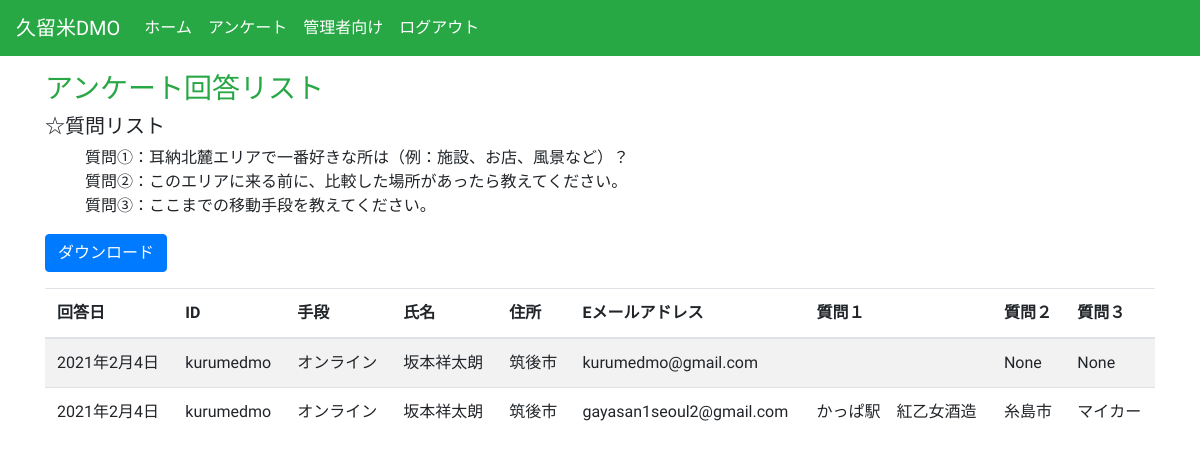
The page /list/ (signed in) on the database as committed earlier.
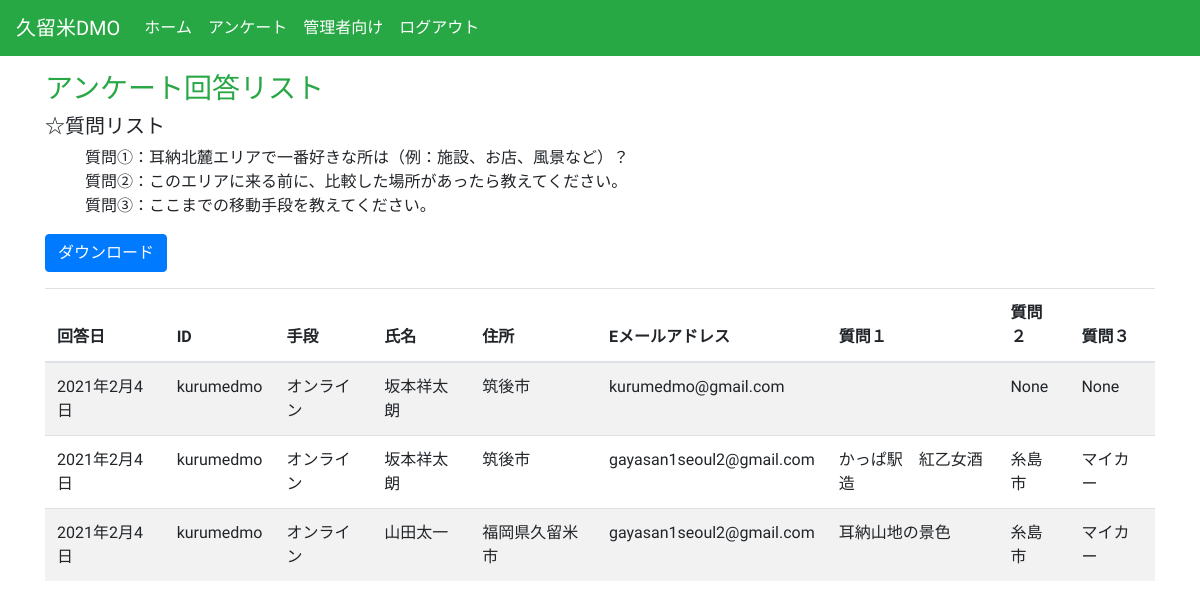
The same page on the database as committed later.
### anke/models.py (models this page shows, shortened)
class Anke(models.Model):
    STATUS_CHOICES = (
        ('on', 'オンライン'),
        ('off', '紙'),
    )
    SHOP_CHOICES = (
        ('ka', 'カパテリア'),
        ('be', '紅乙女酒造'),
        ('ky', '巨峰ワイン'),
        ('ju', '樹蘭マルシェ'),
    )
    SEX_CHOICES = (
        ('m', '男性'),
        ('f', '女性'),
    )
    TRAFFIC_CHOICES = (
        ('m-car','マイカー'),
        ('r-car','レンタカー'),
        ('jr','ＪＲ'),
        ('r-bus','路線バス'),
        ('s-bus','観光バス'),
        ('others','その他'),
    )
    user = models.ForeignKey(settings.AUTH_USER_MODEL,
                             related_name='anke_created',
                             on_delete=models.PROTECT, verbose_name=('ユーザー'), null=True, blank=True)
    name = models.CharField(max_length=200, verbose_name=('氏名'))
    shop = models.CharField(max_length=300, null=True, verbose_name=('お店'), choices=SHOP_CHOICES)
    age = models.PositiveIntegerField(null=True, verbose_name=('年齢'))
    sex = models.CharField(max_length=200, null=True, verbose_name=('性別'), choices=SEX_CHOICES)
    address = models.CharField(blank=True, null=True, max_length=300, verbose_name=('住所'))
    email = models.EmailField(verbose_name=('Eメールアドレス'))
    created = models.DateTimeField(auto_now_add=True, verbose_name=('回答日時'), null=True)
    status = models.CharField(max_length=200, choices=STATUS_CHOICES, verbose_name='回答手段', null=True, default='on')
    question1 = models.TextField(blank=True, null=True, verbose_name=('質問①'))
    question2 = models.TextField(blank=True, null=True, verbose_name=('質問②'))
    question3 = models.CharField(max_length=200, choices=TRAFFIC_CHOICES, verbose_name='質問③', null=True, blank=True)
    class Meta:
        verbose_name = ('アンケート')
        verbose_name_plural = ('アンケート')
        permissions = [
            ('special_status1', 'kapateria'),
        ]

### anke/views.py (the view)
# urls.py: path('list/', views.ankeList, name='list'),
@staff_member_required
@login_required
def ankeList(request):
    data = Anke.objects.all()
    return render(request, 'anke/list.html', {'data': data})

### anke/templates/anke/list.html (shortened to what this page needs)
{% extends 'base.html' %}
{% load crispy_forms_tags %}
{% block content %}
<div class="container">
<h3 class="mt-3 text-success">アンケート回答リスト</h3>
    <div class="questions">
      <h5>☆質問リスト</h5>
      <ul  style="list-style: none;">
        <li>質問①：耳納北麓エリアで一番好きな所は（例：施設、お店、風景など）？</li>
        <li>質問②：このエリアに来る前に、比較した場所があったら教えてください。</li>
        <li>質問③：ここまでの移動手段を教えてください。</li>
      </ul>
    </div>
    <a class="btn btn-primary mb-3" href="{%  url 'anke:export' %}">ダウンロード</a>
    <table class="table table-striped">
        <thead>
            <tr>
            <th scope="col">回答日</th>
            <th scope="col">ID</th>
            <th scope="col">手段</th>
            <th scope="col">氏名</th>
            <th scope="col">住所</th>
            <th scope="col">Eメールアドレス</th>
            <th scope="col">質問１</th>
            <th scope="col">質問２</th>
            <th scope="col">質問３</th>
            </tr>
          </thead>
    <tbody>
    {% for answer in data %}
    <tr　scope="row">
      <td>{{answer.created|date}}</td>
      <td>{{answer.user}}</td>
      <td>{{answer.get_status_display}}</td>
      <td>{{answer.name}}</td>
      <td>{{answer.address}}</td>
      <td>{{answer.email}}</td>
      <td>{{answer.question1}}</td>
      <td>{{answer.question2}}</td>
      <td>{{answer.get_question3_display}}</td>
  </tr>
    {% endfor %}
    </tbody>
    </table>
</div>
{% endblock content %}

### templates/base.html (shortened to what this page needs)
{% load static %}
<!DOCTYPE html>
<html lang="ja">
  <head>
    <link rel="stylesheet" href="https://pro.fontawesome.com/releases/v5.10.0/css/all.css"/>
    <link rel="stylesheet" href="https://stackpath.bootstrapcdn.com/bootstrap/4.5.0/css/bootstrap.min.css">
  </head>
  <body style="font-family: 'Kosugi Maru', sans-serif;">
        <nav class="navbar navbar-expand-lg navbar-dark bg-success">
            <a class="navbar-brand" href="{% url 'anke:index' %}">久留米DMO</a>
            <div class="collapse navbar-collapse" id="navbarNavAltMarkup">
              <div class="navbar-nav">
                <a class="nav-item nav-link active" href="{% url 'anke:index' %}">ホーム<span class="sr-only">(current)</span></a>
                <a class="nav-item nav-link active" href="{% url 'anke:anke' %}">アンケート</a>
                {% block navbar %}
                <a class="nav-item nav-link active" href="{% url 'anke:table' %}">管理者向け</a>
                <a class="nav-item nav-link active" href="{% url 'account_logout' %}">ログアウト</a>
              </div>
            </div>
            {% endblock navbar %}
          </nav>
    {% block content %}
    {% endblock %}
  </body>
</html>

Rows that differ between the two databases and show on the page:
added Anke: created "2021年2月4日", user "kurumedmo", status "オンライン", name "山田太一", address "福岡県久留米市", email "gayasan1seoul2@gmail.com", question1 "耳納山地の景色", question2 "糸島市", question3 "マイカー"
